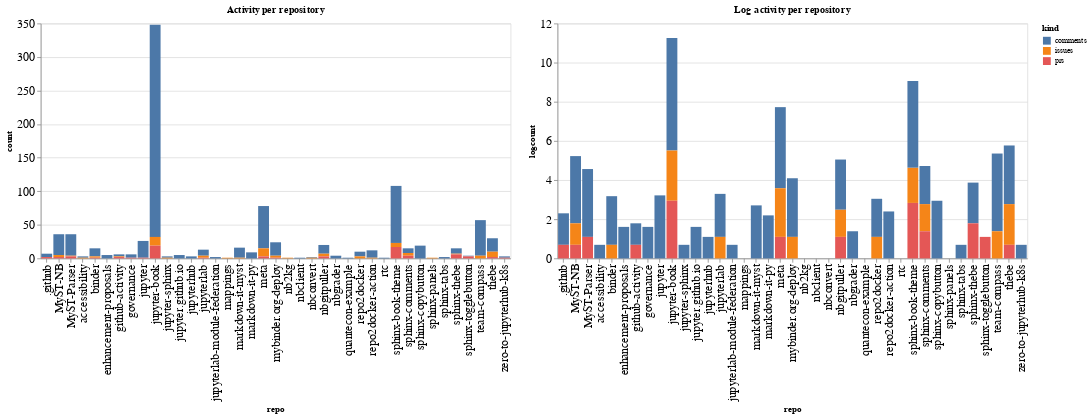

The code cell stored with this chart in its notebook:
### Code cell
ch1 = alt.Chart(repo_summaries, width=600, title="Activity per repository").mark_bar().encode(
    x='repo',
    y='count',
    color='kind',
    tooltip="kind"
)

ch2 = alt.Chart(repo_summaries, width=600, title="Log activity per repository").mark_bar().encode(
    x='repo',
    y='logcount',
    color='kind',
    tooltip="kind"
)

ch1 | ch2

### Figure 1 — Vega-Lite specification as saved in the notebook (floating-point values rounded to 4 significant figures)
{"config": {"axisLeft": {"labelFontSize": 15}, "axisBottom": {"labelFontSize": 15}}, "hconcat": [{"mark": "bar", "encoding": {"color": {"type": "nominal", "field": "kind"}, "tooltip": {"type": "nominal", "field": "kind"}, "x": {"type": "nominal", "field": "repo"}, "y": {"type": "quantitative", "field": "count"}}, "title": "Activity per repository", "width": 600}, {"mark": "bar", "encoding": {"color": {"type": "nominal", "field": "kind"}, "tooltip": {"type": "nominal", "field": "kind"}, "x": {"type": "nominal", "field": "repo"}, "y": {"type": "quantitative", "field": "logcount"}}, "title": "Log activity per repository", "width": 600}], "data": {"name": "data-412b8dc6fff7a00f658999ad819ce44c"}, "$schema": "https://vega.github.io/schema/vega-lite/v4.8.1.json", "datasets": {"data-412b8dc6fff7a00f658999ad819ce44c": [{"repo": ".github", "kind": "comments", "count": 5, "logcount": 1.609}, {"repo": ".github", "kind": "prs", "count": 2, "logcount": 0.6931}, {"repo": "MyST-NB", "kind": "comments", "count": 31, "logcount": 3.434}, {"repo": "MyST-NB", "kind": "issues", "count": 3, "logcount": 1.099}, {"repo": "MyST-NB", "kind": "prs", "count": 2, "logcount": 0.6931}, {"repo": "MyST-Parser", "kind": "comments", "count": 32, "logcount": 3.466}, {"repo": "MyST-Parser", "kind": "issues", "count": 1, "logcount": 0.0}, {"repo": "MyST-Parser", "kind": "prs", "count": 3, "logcount": 1.099}, {"repo": "accessibility", "kind": "comments", "count": 2, "logcount": 0.6931}, {"repo": "accessibility", "kind": "issues", "count": 1, "logcount": 0.0}, {"repo": "binder", "kind": "comments", "count": 12, "logcount": 2.485}, {"repo": "binder", "kind": "issues", "count": 2, "logcount": 0.6931}, {"repo": "binder", "kind": "prs", "count": 1, "logcount": 0.0}, {"repo": "enhancement-proposals", "kind": "comments", "count": 5, "logcount": 1.609}, {"repo": "github-activity", "kind": "comments", "count": 3, "logcount": 1.099}, {"repo": "github-activity", "kind": "issues", "count": 1, "logcount": 0.0}, {"repo": "github-activity", "kind": "prs", "count": 2, "logcount": 0.6931}, {"repo": "governance", "kind": "comments", "count": 5, "logcount": 1.609}, {"repo": "governance", "kind": "prs", "count": 1, "logcount": 0.0}, {"repo": "jupyter", "kind": "comments", "count": 25, "logcount": 3.219}, {"repo": "jupyter", "kind": "prs", "count": 1, "logcount": 0.0}, {"repo": "jupyter-book", "kind": "comments", "count": 316, "logcount": 5.756}, {"repo": "jupyter-book", "kind": "issues", "count": 13, "logcount": 2.565}, {"repo": "jupyter-book", "kind": "prs", "count": 19, "logcount": 2.944}, {"repo": "jupyter-sphinx", "kind": "comments", "count": 2, "logcount": 0.6931}, {"repo": "jupyter-sphinx", "kind": "issues", "count": 1, "logcount": 0.0}, {"repo": "jupyter.github.io", "kind": "comments", "count": 5, "logcount": 1.609}, {"repo": "jupyterhub", "kind": "comments", "count": 3, "logcount": 1.099}, {"repo": "jupyterlab", "kind": "comments", "count": 9, "logcount": 2.197}, {"repo": "jupyterlab", "kind": "issues", "count": 3, "logcount": 1.099}, {"repo": "jupyterlab", "kind": "prs", "count": 1, "logcount": 0.0}, {"repo": "jupyterlab-module-federation", "kind": "comments", "count": 2, "logcount": 0.6931}, {"repo": "mappings", "kind": "issues", "count": 1, "logcount": 0.0}, {"repo": "markdown-it-myst", "kind": "comments", "count": 15, "logcount": 2.708}, {"repo": "markdown-it-myst", "kind": "issues", "count": 1, "logcount": 0.0}, {"repo": "markdown-it-py", "kind": "comments", "count": 9, "logcount": 2.197}, {"repo": "meta", "kind": "comments", "count": 63, "logcount": 4.143}, {"repo": "meta", "kind": "issues", "count": 12, "logcount": 2.485}, {"repo": "meta", "kind": "prs", "count": 3, "logcount": 1.099}, {"repo": "mybinder.org-deploy", "kind": "comments", "count": 20, "logcount": 2.996}, {"repo": "mybinder.org-deploy", "kind": "issues", "count": 3, "logcount": 1.099}, {"repo": "mybinder.org-deploy", "kind": "prs", "count": 1, "logcount": 0.0}, {"repo": "nb2kg", "kind": "issues", "count": 1, "logcount": 0.0}, {"repo": "nbclient", "kind": "comments", "count": 1, "logcount": 0.0}, {"repo": "nbconvert", "kind": "comments", "count": 1, "logcount": 0.0}, {"repo": "nbconvert", "kind": "issues", "count": 1, "logcount": 0.0}, {"repo": "nbgitpuller", "kind": "comments", "count": 13, "logcount": 2.565}, {"repo": "nbgitpuller", "kind": "issues", "count": 4, "logcount": 1.386}, {"repo": "nbgitpuller", "kind": "prs", "count": 3, "logcount": 1.099}, {"repo": "nbgrader", "kind": "comments", "count": 4, "logcount": 1.386}, {"repo": "quantecon-example", "kind": "comments", "count": 1, "logcount": 0.0}, {"repo": "repo2docker", "kind": "comments", "count": 7, "logcount": 1.946}, {"repo": "repo2docker", "kind": "issues", "count": 3, "logcount": 1.099}, {"repo": "repo2docker-action", "kind": "comments", "count": 11, "logcount": 2.398}, {"repo": "repo2docker-action", "kind": "issues", "count": 1, "logcount": 0.0}, {"repo": "rtc", "kind": "comments", "count": 1, "logcount": 0.0}, {"repo": "sphinx-book-theme", "kind": "comments", "count": 85, "logcount": 4.443}, {"repo": "sphinx-book-theme", "kind": "issues", "count": 6, "logcount": 1.792}, {"repo": "sphinx-book-theme", "kind": "prs", "count": 17, "logcount": 2.833}, {"repo": "sphinx-comments", "kind": "comments", "count": 7, "logcount": 1.946}, {"repo": "sphinx-comments", "kind": "issues", "count": 4, "logcount": 1.386}, {"repo": "sphinx-comments", "kind": "prs", "count": 4, "logcount": 1.386}, {"repo": "sphinx-copybutton", "kind": "comments", "count": 19, "logcount": 2.944}, {"repo": "sphinx-panels", "kind": "issues", "count": 1, "logcount": 0.0}, {"repo": "sphinx-tabs", "kind": "comments", "count": 2, "logcount": 0.6931}, {"repo": "sphinx-thebe", "kind": "comments", "count": 8, "logcount": 2.079}, {"repo": "sphinx-thebe", "kind": "issues", "count": 1, "logcount": 0.0}, {"repo": "sphinx-thebe", "kind": "prs", "count": 6, "logcount": 1.792}, {"repo": "sphinx-togglebutton", "kind": "comments", "count": 1, "logcount": 0.0}, {"repo": "sphinx-togglebutton", "kind": "prs", "count": 3, "logcount": 1.099}, {"repo": "team-compass", "kind": "comments", "count": 53, "logcount": 3.97}, {"repo": "team-compass", "kind": "issues", "count": 4, "logcount": 1.386}, {"repo": "thebe", "kind": "comments", "count": 20, "logcount": 2.996}, {"repo": "thebe", "kind": "issues", "count": 8, "logcount": 2.079}, {"repo": "thebe", "kind": "prs", "count": 2, "logcount": 0.6931}, {"repo": "zero-to-jupyterhub-k8s", "kind": "comments", "count": 2, "logcount": 0.6931}, {"repo": "zero-to-jupyterhub-k8s", "kind": "prs", "count": 1, "logcount": 0.0}]}}
